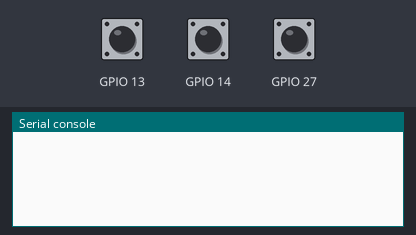
Recording of a program running on a simulated ESP32 board running MicroPython. Parts: the last lines printed to the serial console. The inputs (shaded band) are chosen by the test bench; at power-on: GPIO 13 HIGH, GPIO 14 HIGH, GPIO 27 HIGH.

Above: at 4.2 s.
4.3 s: GPIO 13 pulled LOW for 0.15 s
At 5.2 s:
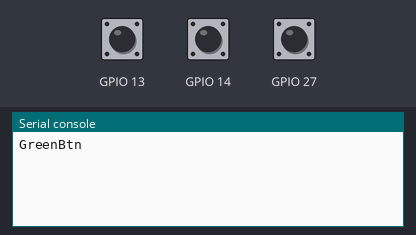
5.9 s: GPIO 14 pulled LOW for 0.15 s
At 6.5 s:
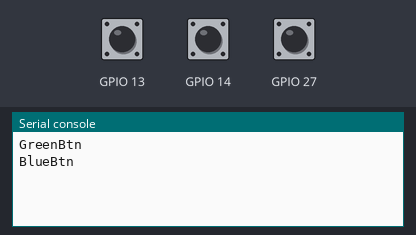
7.5 s: GPIO 27 pulled LOW for 0.15 s
At 8.8 s:
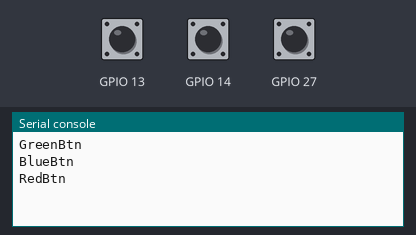

Measured:
- after the input at 4.3 s, the serial console: prints a new line at once (image 1)
- after the input at 5.9 s, the serial console: prints a new line at once (image 2)
- after the input at 7.5 s, the serial console: prints a new line at once (image 3)

The program:

main.py
```python
from machine import Pin
import time

time.sleep(3)  # grace period so you can always interrupt after a reset

PINS = {"GreenBtn": 13, "RedBtn": 27, "BlueBtn": 14}
buttons = {name: Pin(p, Pin.IN, Pin.PULL_UP) for name, p in PINS.items()}
down = {name: False for name in PINS}

while True:
    for name, b in buttons.items():
        pressed = b.value() == 0
        if pressed and not down[name]:
            time.sleep_ms(20)              # debounce
            if b.value() == 0:
                down[name] = True
                print(name)                # this is what the PC receives
        elif not pressed and down[name]:
            time.sleep_ms(20)
            if b.value() == 1:
                down[name] = False
    time.sleep_ms(5)
```
